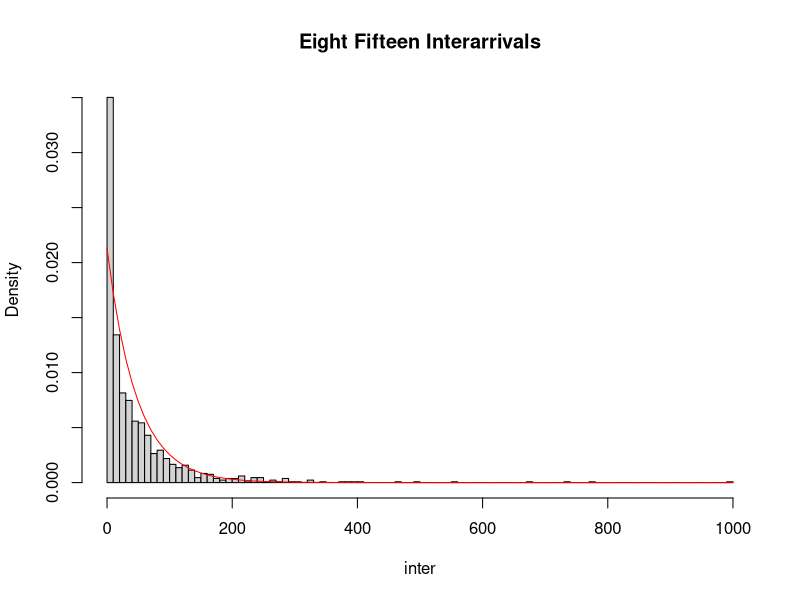
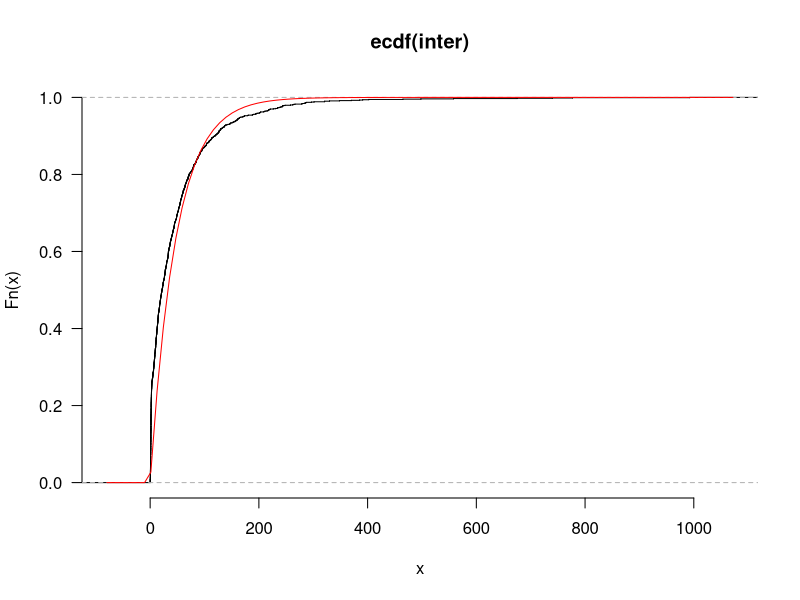
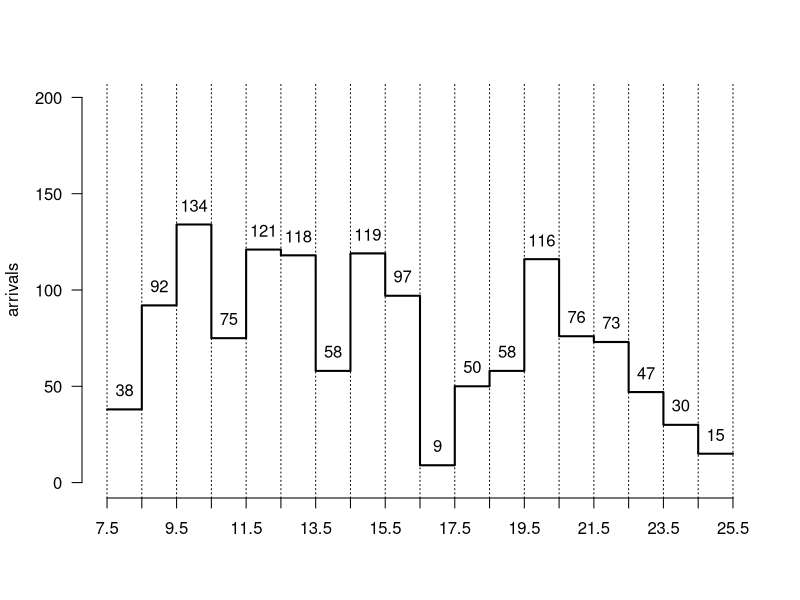
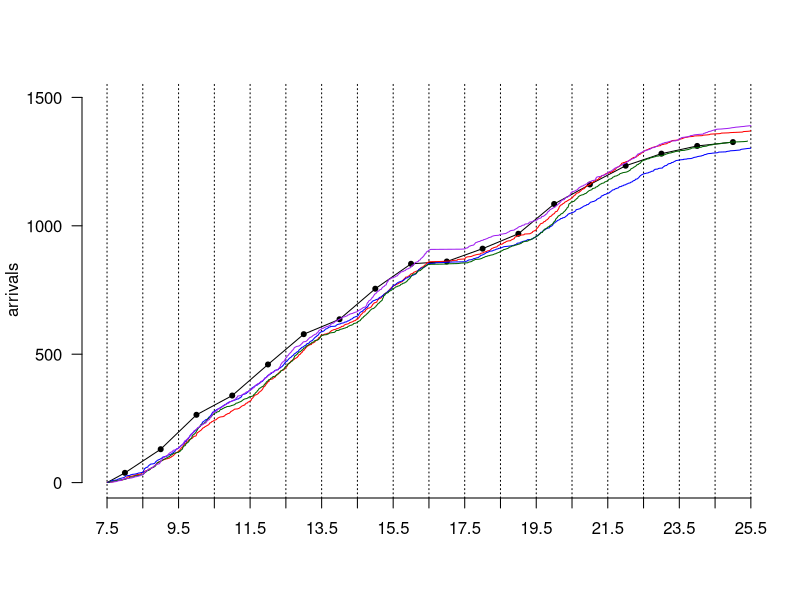
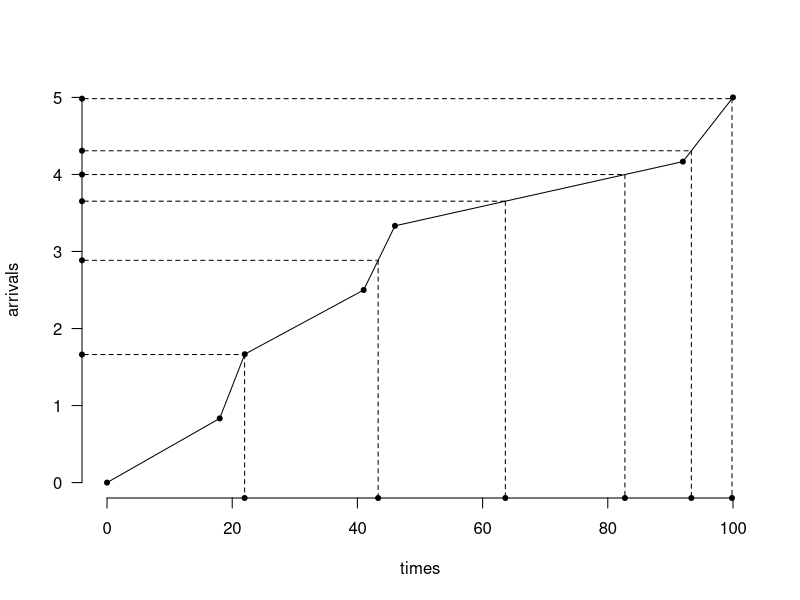
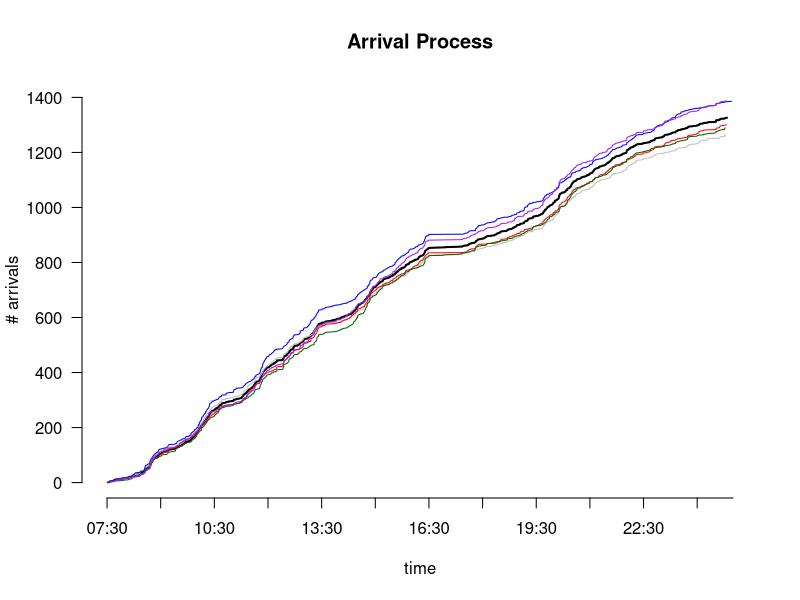

These charts were generated, in order, by the following R code:
arr <- read.table("arrivals_EightFifteen_Mon11Nov2019.txt") # this should _not_ have 0 and S
arr <- arr$V1
inter <- diff(arr)  # interarrivals

par(mfrow = c(1,1))
hist(inter, breaks = "fd", freq = FALSE, main = "Eight Fifteen Interarrivals")
curve(dexp(x, 1/mean(inter)), add=TRUE, col="red")
print(mean(inter))

readline("Press return to continue...")

plot(ecdf(inter), verticals=TRUE, do.points=FALSE, las=1, bty="n")
curve(pexp(x, rate = 1/mean(inter)), add = TRUE, col = "red")

# use ks.test to measure goodness, if desired
#x = seq(0, 1000, by = 0.5)
#ks.test(ecdf(inter)(x), pexp(x,rate=1/mean(inter)))

readline("Press return to continue...")

#*****************************************

#GETTING COUNTS DATA

numHours = 17.5
window = 1.0
print(numHours / window)  # 11.6667
numBins = ceiling(numHours / window)
counts = rep(0,numBins)
counts[1] = length(arr[arr <= window*3600])
for (i in 2:numBins) { 
    counts [i] = counts[i] + 
        length(arr[arr > window*3600*(i-1) & arr <= window*3600*i]) 
}
print(counts)
print(sum(counts))
print(length(arr))

breaks = 7.5 + (window * 0:numBins)

# plot a histogram
par(mfrow = c(1,1))
plot(breaks, c(counts[1], counts), type="S", ylim = c(0,200), bty="n", las=1, 
    xlab = "", xaxt = "n", ylab = "arrivals", lty="solid", lwd=2)
axis(1, at=seq(7.5, 26, by = window), tick = TRUE, lwd.ticks = 1, lwd = 1)
abline(v=breaks, lty="dotted",lwd=1)
text( x = breaks[1:numBins] + window/2, y = counts + 10, labels = counts )

readline("Press return to continue...")
################################

# plot an empirical cumulative event rate function
# to generate figure like 9.3.3

plot(c(7.5, breaks[1:numBins] + window/2), c(0, cumsum(counts)), ylim=c(0,1500), 
        type="l", bty="n", las=1, xlab = "", xaxt="n", ylab="arrivals")
points(breaks[1:numBins] + window/2, cumsum(counts), type="p", pch=20)
axis(1, at=seq(7.5, 26, by = window), tick = TRUE, lwd.ticks = 1, lwd = 1)
abline(v=breaks, lty="dotted",lwd=1)

readline("Press return to continue...")
################################

# Algorithm 9.3.1
alg931 = function(k = 2, breaks = NULL, counts = NULL)
{
    Lam_max = sum(counts)/k
    i = 1
    j = 1
    Lam = counts[i]/k

    times = NULL

    e = rexp(1)
    while (e <= Lam_max)
    {
        while (e > Lam)
        {
            i = i+1
            Lam = Lam + counts[i]/k
        }
        # remember our breaks ('a' in alg 9.3.3) have a "0th" component in them;
        # counts ('n' in alg 9.3.3) does not
        t = breaks[i+1] - (Lam - e) * k * (breaks[i+1] - breaks[i]) / counts[i];

        times = c(times, t)

        j = j + 1
        e = e + rexp(1)
    }
    return(times)
}


colors = c("red","blue","darkgreen","purple")
for (i in 1:4)
{
    events = alg931(1, breaks, counts)
    points(events, 1:length(events), type="l", col = colors[i])
}

readline("Press return to continue...")

######################################################

# BY HAND EXAMPLE FOR ALG 9.3.3

S = 100
n = 5

set.seed(804)  # chosen for decent cerf
times = sample(1:(S-1), size = n, replace = FALSE)
times = sort(times)

verts = (1:n) * (n/(n+1))

times = c(0,times,S)
verts = c(0, verts,n)

print(times)
print(verts)

plot(times, verts, type = "l", bty = "n", las = 1, ylab = "arrivals")
points(times, verts, pch = 20)

invert = function(e)
{
    # e is the event time generated from a unit SPP
    print(paste("e = ", e))

    # m is the index of the lowest line-segment endpoing across which to invert
    m = floor((n+1) * e / n)
    print(paste("m = ", m))

    # this is just some algebra determining where a horizontal line at e
    # intersects with the line segment between t_m and t_{m+1} using the
    # slope of that segment
    # NOTE: when indexing into an R array, need to +1 for each index relative
    #       to Alg 9.3.3
    t = times[m+1] + (times[m+1+1] - times[m+1]) * (((n+1) * e / n) - m)
    print(paste("t = ", t))

    yaxt_x = -4     # x value of y axis, by trial and error
    xaxt_y = -0.2   # y value of x axis, by trial and error
    segments(-5, e, t, e, lty = "dashed")
    segments(t, e, t, xaxt_y, lty = "dashed")
    points(yaxt_x, e, pch = 20, xpd = TRUE)
    points(t, xaxt_y, pch = 20, xpd = TRUE)
}

# chosen for good uSPP
set.seed(8675309)
e = rexp(1)
invert(e)

e = e + rexp(1)
invert(e)

e = e + rexp(1)
invert(e)

e = e + rexp(1)
invert(e)

e = e + rexp(1)
invert(e)

e = e + rexp(1)
invert(e)

e = e + rexp(1)
print(paste("Laste e:", e))

readline("Press return to continue...")
######################################################

### try an actual Eight Fifteen data
#  (k is the number of realizations of data you have,
#   i.e., the number of days of collected data)

alg933 <- function(k = 1, times = NULL, S)
{
    arrivals = NULL

    # n should not count t_(0) nor t_(n+1)
    n <- length(times)

    times <- c(0, times, S)

    i <- 1
    e <- rexp(1)
    while (e <= n / k)
    {
        m <- floor((n+1) * k * e/n)

        # don't let R's indexing fool you -- the m computed above is relative
        # to C/Java/Python-style indexing starting at 0 -- so m=0 really should
        # be indexing into times[1]...

        t <- times[m+1] + (times[m+1+1] - times[m+1]) * (((n+1) * k * e/n) - m)
        arrivals <- c(arrivals, t)
        i <- i + 1
        e <- e + rexp(1)
    }

    return(arrivals)
}


# plot the trace of arrivals...
plot(NA, NA, 
    xlab = "time", ylab = "# arrivals", las = 1, main = "Arrival Process",
    xaxt = "n", bty = "n", xlim = c(0,17.5)*3600, ylim = c(0,1400) )
labels = c("07:30","09:00","10:30","12:00","13:30","15:00","16:30","18:00","19:30","21:00","22:30","00:00")
axis(1, at = c(seq(0, 17.5, by = 1.5)*3600), labels = labels, lwd.ticks = 1, lwd = 0)
axis(1, at = c(0, 17.5)*3600, labels = FALSE, lwd = 1, lwd.ticks = 0)

# plot the empirical CERF for the arrivals data
points(arr, 1:length(arr), type = "l", col = "black", lwd = 2)

# ...with five realizations superimposed
colors <- c("gray","red","blue","darkgreen","purple")
for (i in 1:length(colors))
{
    events = alg933(k = 1, times = arr, S = 17.5*3600)
    points(events, 1:length(events), type="l", col = colors[i])
}
